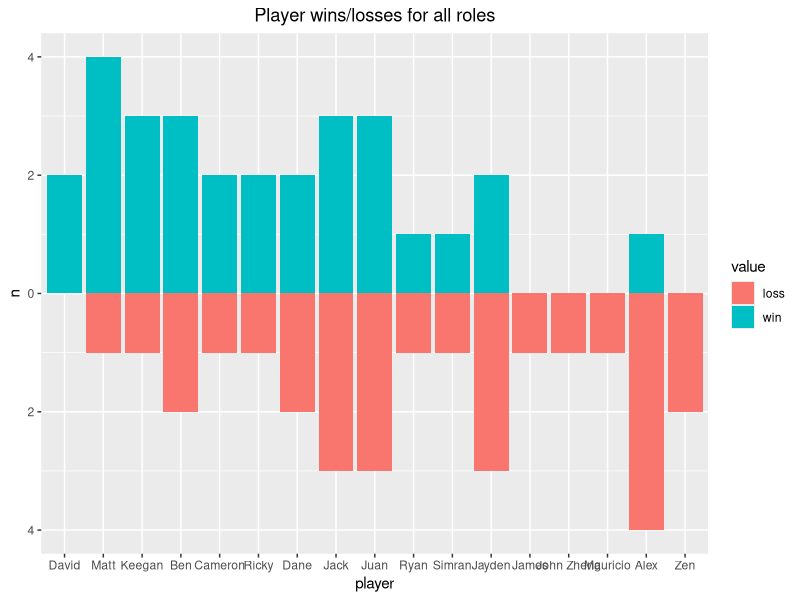
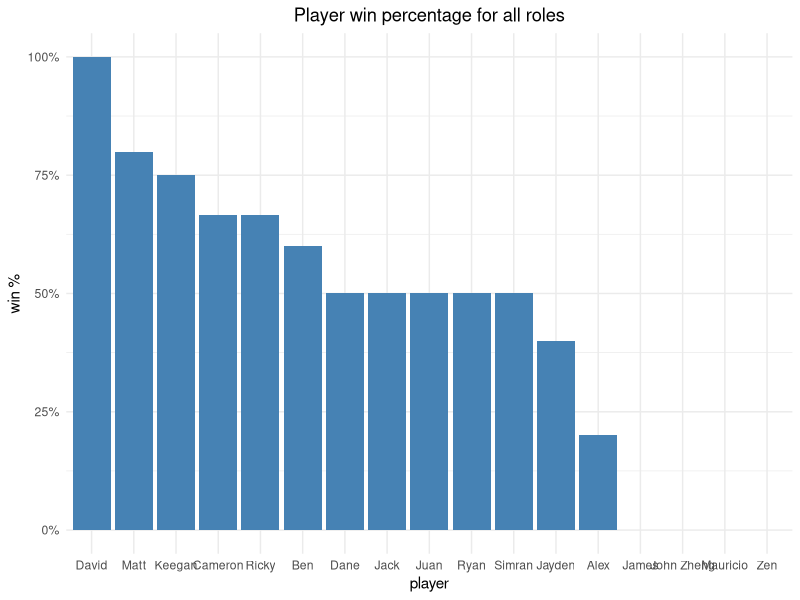
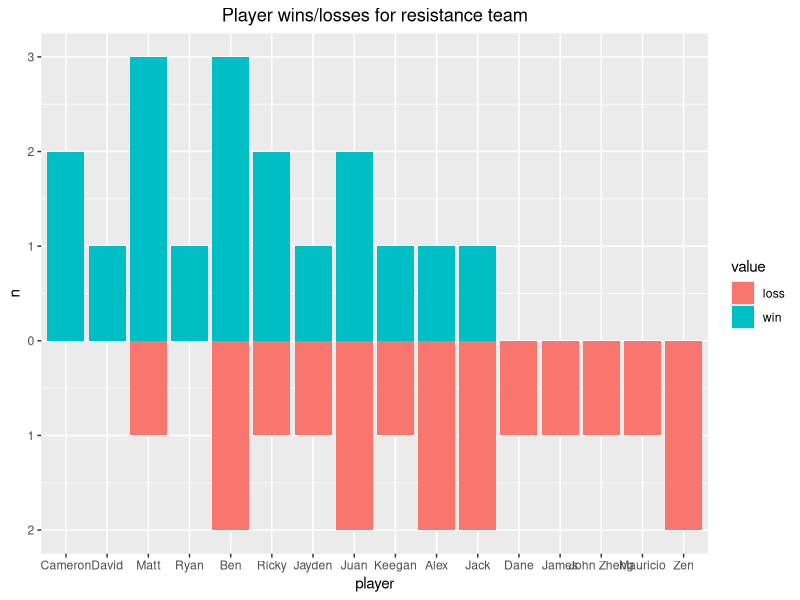
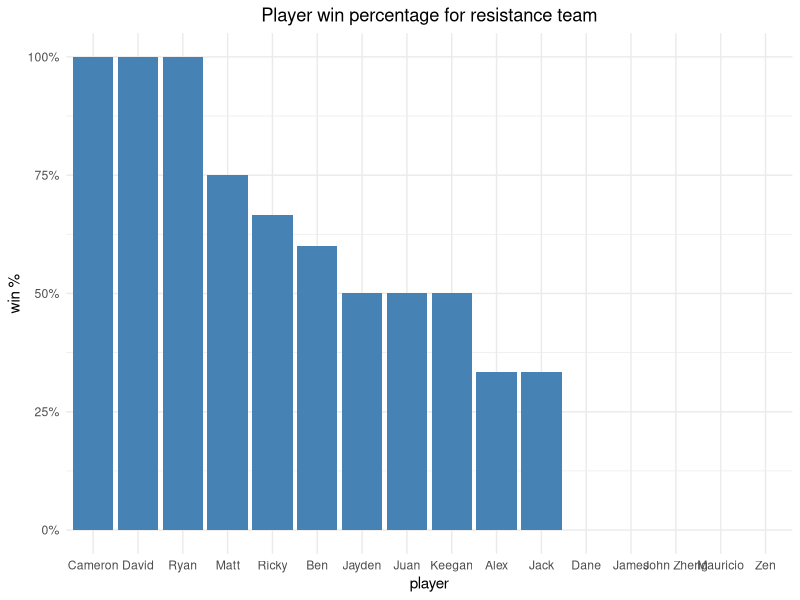
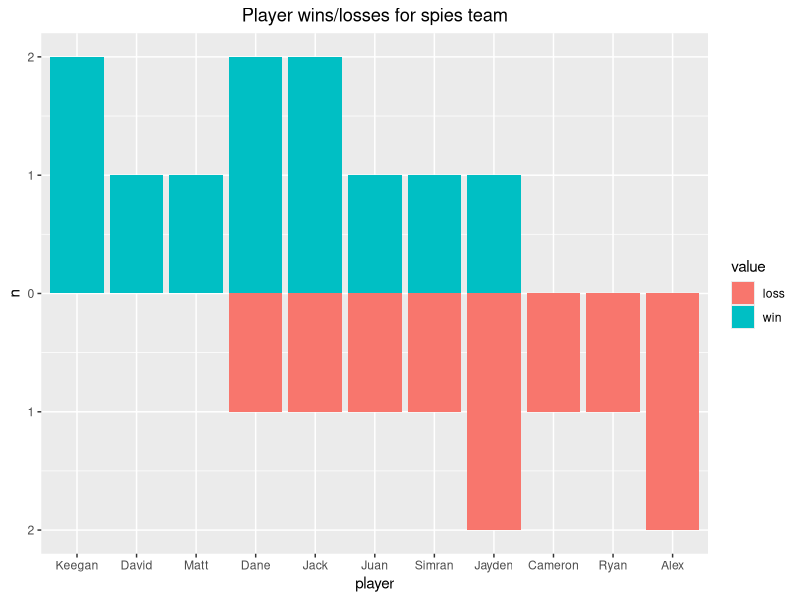
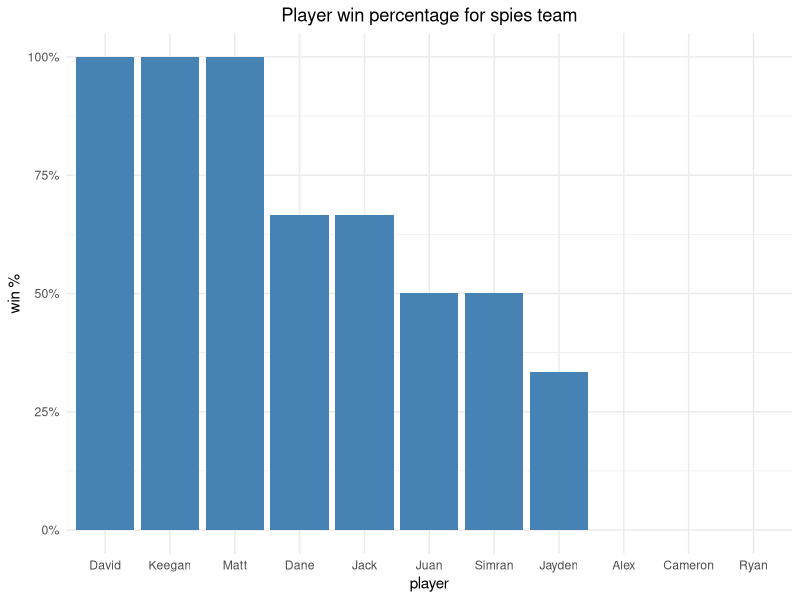
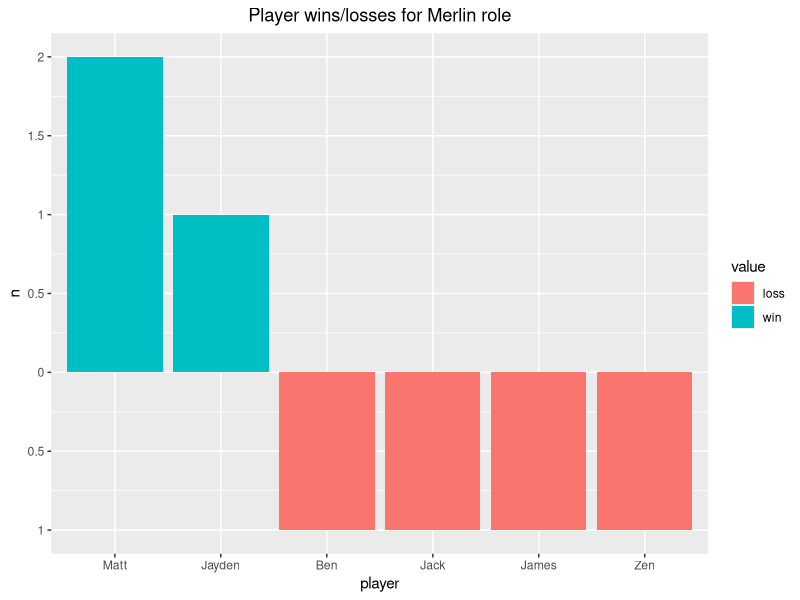
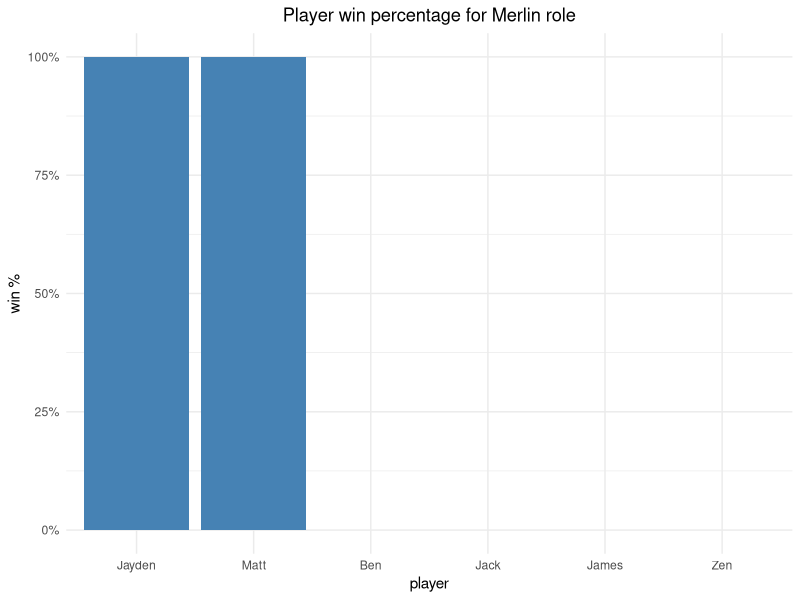

Here is the R script that generated these plots, in order:
#!/usr/bin/env Rscript

library(plyr)
suppressMessages(library(dplyr))
library(ggplot2)
library(reshape2)
library(scales)

# Load in data
raw_data <- readLines("data.txt")
raw_games <- split(raw_data[raw_data != ""], cumsum(raw_data == "")[raw_data != ""])

# Process data
games <- c()

for (game in raw_games) {
  raw_date <- unlist(strsplit(game[1], "\t"))[2]
  date <- as.Date(raw_date)

  raw_players <- unlist(strsplit(game[2], "\t"))[2]
  players <- as.numeric(raw_players)

  winning_team <- unlist(strsplit(game[3], "\t"))[2]

  # Make the game data frame
  game_df <- data.frame(
    sapply(
      game[4:(4 + players - 1)],
      function(line) unlist(strsplit(line, "\t"))
    )
  )
  game_df <- as.data.frame(t(unname(game_df)))
  colnames(game_df) <- c("player", "role")

  # Add in non-data frame attrs
  game_df.date <- date
  game_df.winning_team <- winning_team
  game_df.players <- players

  # Add team column
  game_df$team <- sapply(
    game_df[, "role"],
    function(role)
      if (role %in% c("merlin", "leffen", "resistance")) {
        "resistance"
      } else {
        "spies"
      }
  )

  # Add result column
  game_df$result <- sapply(
    game_df[, "team"],
    function(role)
      if (role == "resistance" & winning_team == "resistance") {
        "win"
      } else if (role == "spies" & winning_team == "spies") {
        "win"
      } else {
        "loss"
      }
  )

  games <- c(games, list(game_df))
}

# Put all games into a big dataframe
big_df <- rbind.fill(games)


# Count player win rates over all roles
all_role_molten_results <- melt(select(big_df, player, result), id.var = c("player"))
all_role_results <- dcast(all_role_molten_results, player ~ value, value.var = "player", length)
all_role_results <- transform(all_role_results, win_percent = win / (win + loss))

# Plot wins/losses for all roles
all_role_results_freq <- as.data.frame(all_role_molten_results %>% group_by(player, value) %>% tally())
all_role_results_freq$n2 <- ifelse(all_role_results_freq$value == "loss", -1 * all_role_results_freq$n, all_role_results_freq$n)

p_all_role_wins_losses <- (
  ggplot(data = all_role_results_freq)
  + geom_bar(aes(x = reorder(player, -n2), y = n2, fill = value), stat = "identity", position = "identity")
    + labs(title = "Player wins/losses for all roles", x = "player", y = "n")
    + scale_y_continuous(label = abs, breaks = pretty_breaks())
    + theme(plot.title = element_text(hjust = 0.5))
)
x11()
print(p_all_role_wins_losses)

# Plot win % for all roles
p_all_role_win_percent <- (
  ggplot(data = all_role_results, aes(x = reorder(player, -win_percent), y = win_percent))
  + geom_bar(stat = "identity", fill = "steelblue")
    + labs(title = "Player win percentage for all roles", x = "player", y = "win %")
    + scale_y_continuous(labels = scales::percent_format())
    + theme_minimal()
    + theme(plot.title = element_text(hjust = 0.5))
)
x11()
print(p_all_role_win_percent)


# Count player win rates for resistance team
resistance_big_df <- big_df[big_df$team == "resistance", ]
resistance_molten_results <- melt(select(resistance_big_df, player, result), id.var = c("player"))
resistance_results <- dcast(resistance_molten_results, player ~ value, value.var = "player", length)

# Plot wins/losses for resistance team
resistance_results_freq <- as.data.frame(resistance_molten_results %>% group_by(player, value) %>% tally())
resistance_results_freq$n2 <- ifelse(resistance_results_freq$value == "loss", -1 * resistance_results_freq$n, resistance_results_freq$n)
resistance_results <- transform(resistance_results, win_percent = win / (win + loss))

p_resistance_wins_losses <- (
  ggplot(data = resistance_results_freq)
  + geom_bar(aes(x = reorder(player, -n2), y = n2, fill = value), stat = "identity", position = "identity")
    + labs(title = "Player wins/losses for resistance team", x = "player", y = "n")
    + scale_y_continuous(label = abs, breaks = pretty_breaks())
    + theme(plot.title = element_text(hjust = 0.5))
)
x11()
print(p_resistance_wins_losses)

# Plot win % for all resistance team
p_resistance_win_percent <- (
  ggplot(data = resistance_results, aes(x = reorder(player, -win_percent), y = win_percent))
  + geom_bar(stat = "identity", fill = "steelblue")
    + labs(title = "Player win percentage for resistance team", x = "player", y = "win %")
    + scale_y_continuous(labels = scales::percent_format())
    + theme_minimal()
    + theme(plot.title = element_text(hjust = 0.5))
)
x11()
print(p_resistance_win_percent)


# Count player win rates for spies team
spies_big_df <- big_df[big_df$team == "spies", ]
spies_molten_results <- melt(select(spies_big_df, player, result), id.var = c("player"))
spies_results <- dcast(spies_molten_results, player ~ value, value.var = "player", length)

# Plot wins/losses for spies team
spies_results_freq <- as.data.frame(spies_molten_results %>% group_by(player, value) %>% tally())
spies_results_freq$n2 <- ifelse(spies_results_freq$value == "loss", -1 * spies_results_freq$n, spies_results_freq$n)
spies_results <- transform(spies_results, win_percent = win / (win + loss))

p_spies_wins_losses <- (
  ggplot(data = spies_results_freq)
  + geom_bar(aes(x = reorder(player, -n2), y = n2, fill = value), stat = "identity", position = "identity")
    + labs(title = "Player wins/losses for spies team", x = "player", y = "n")
    + scale_y_continuous(label = abs, breaks = pretty_breaks())
    + theme(plot.title = element_text(hjust = 0.5))
)
x11()
print(p_spies_wins_losses)

# Plot win % for spies team
p_spies_win_percent <- (
  ggplot(data = spies_results, aes(x = reorder(player, -win_percent), y = win_percent))
  + geom_bar(stat = "identity", fill = "steelblue")
    + labs(title = "Player win percentage for spies team", x = "player", y = "win %")
    + scale_y_continuous(labels = scales::percent_format())
    + theme_minimal()
    + theme(plot.title = element_text(hjust = 0.5))
)
x11()
print(p_spies_win_percent)


# Count player win rates for Merlin role
merlin_big_df <- big_df[big_df$role == "merlin", ]
merlin_molten_results <- melt(select(merlin_big_df, player, result), id.var = c("player"))
merlin_results <- dcast(merlin_molten_results, player ~ value, value.var = "player", length)

# Plot wins/losses for Merlin role
merlin_results_freq <- as.data.frame(merlin_molten_results %>% group_by(player, value) %>% tally())
merlin_results_freq$n2 <- ifelse(merlin_results_freq$value == "loss", -1 * merlin_results_freq$n, merlin_results_freq$n)
merlin_results <- transform(merlin_results, win_percent = win / (win + loss))

p_merlin_wins_losses <- (
  ggplot(data = merlin_results_freq)
  + geom_bar(aes(x = reorder(player, -n2), y = n2, fill = value), stat = "identity", position = "identity")
    + labs(title = "Player wins/losses for Merlin role", x = "player", y = "n")
    + scale_y_continuous(label = abs, breaks = pretty_breaks())
    + theme(plot.title = element_text(hjust = 0.5))
)
x11()
print(p_merlin_wins_losses)

# Plot win % for Merlin role
p_merlin_win_percent <- (
  ggplot(data = merlin_results, aes(x = reorder(player, -win_percent), y = win_percent))
  + geom_bar(stat = "identity", fill = "steelblue")
    + labs(title = "Player win percentage for Merlin role", x = "player", y = "win %")
    + scale_y_continuous(labels = scales::percent_format())
    + theme_minimal()
    + theme(plot.title = element_text(hjust = 0.5))
)
x11()
print(p_merlin_win_percent)


# Wait for user to kill script (uncomment this if running with Rscript)
# Sys.sleep(999999999999)
